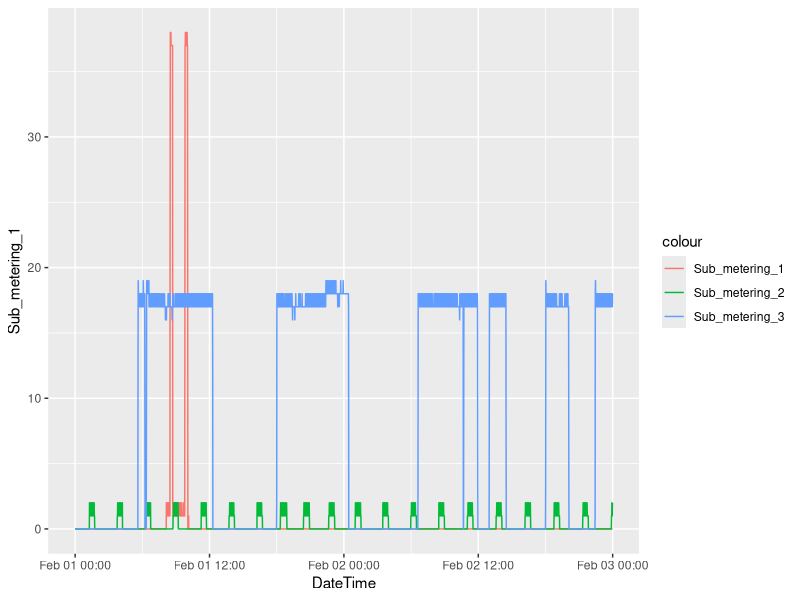

Here is the R script that generated this plot:
require(ggplot2)

# Read data from file (only contains records from 1st and 2nd Feb 2007)
mydata <- read.table(file = "household_power_consumption.txt",
                     sep = ";",
                     header = TRUE)

mydata <- cbind(mydata, DateTime=strptime(paste(mydata$Date, mydata$Time), format="%Y-%m-%d %H:%M:%S"))
png(file="plot3.png", width=480, height=480)
ggplot(data=mydata, aes(x=DateTime)) +
  geom_line(aes(y=Sub_metering_1, colour="Sub_metering_1")) + 
  geom_line(aes(y=Sub_metering_2, colour="Sub_metering_2")) + 
  geom_line(aes(y=Sub_metering_3, colour="Sub_metering_3"))
dev.off()